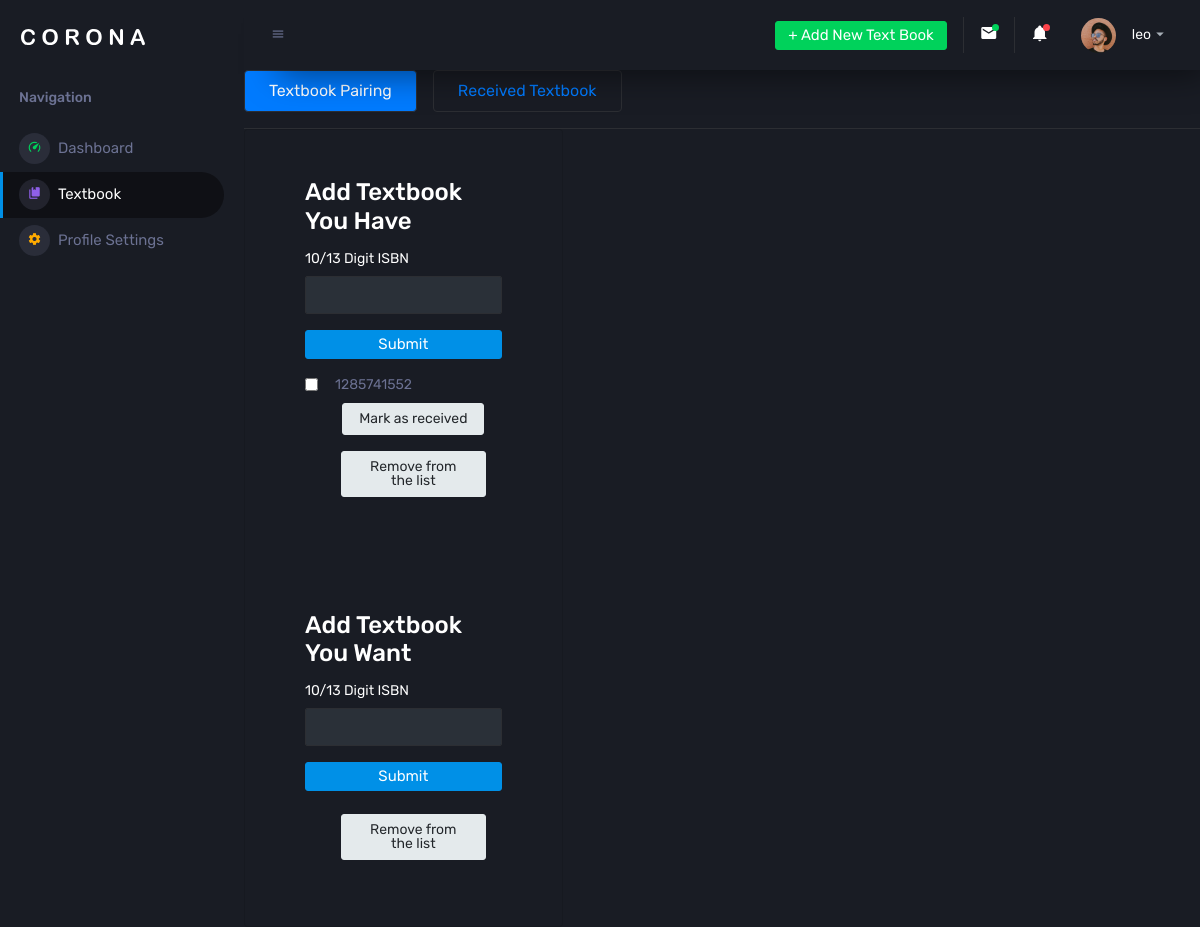
The page /textbook/ (signed in) on the database as committed earlier.
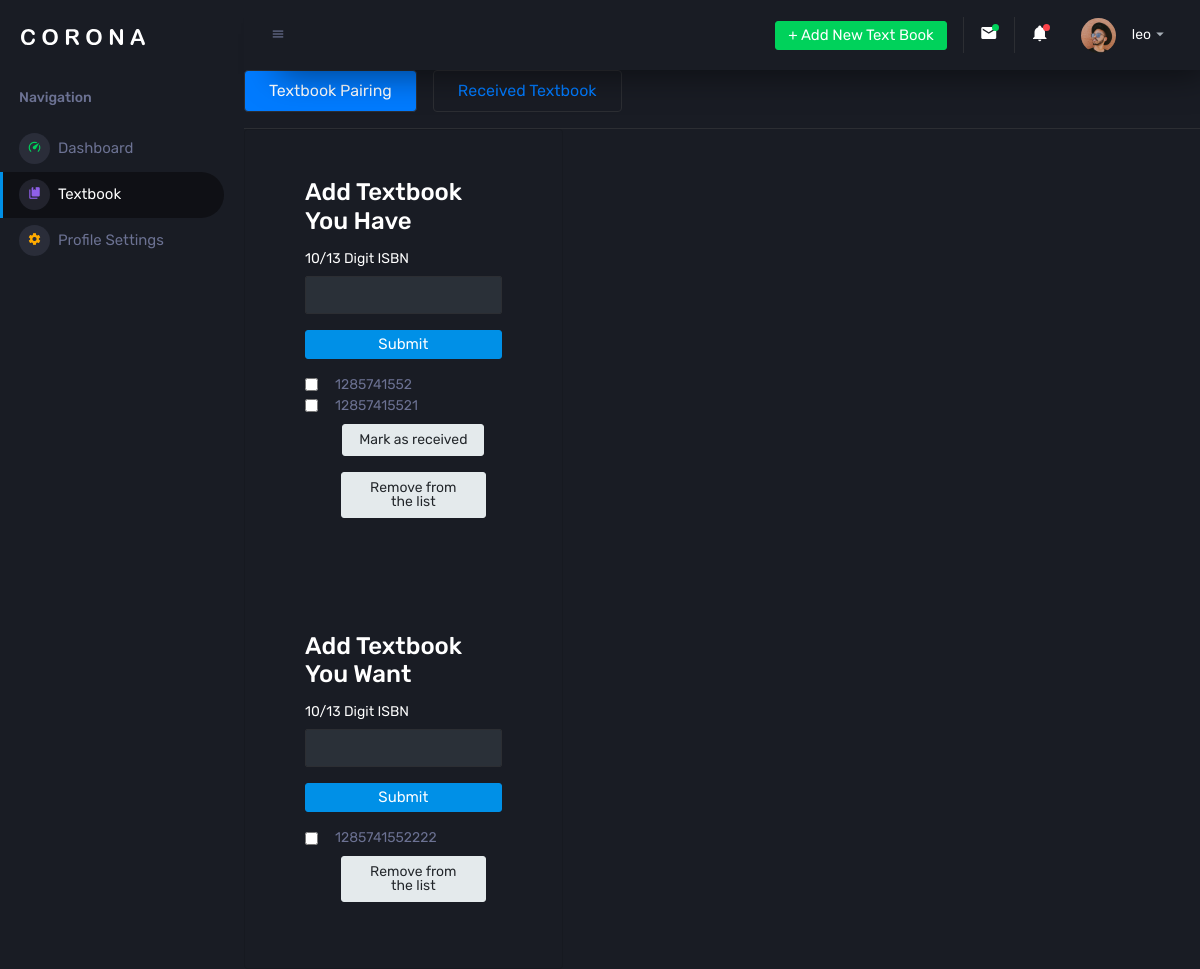
The same page on the database as committed later.
### website/models.py (models this page shows)
class User(db.Model, UserMixin):
    id = db.Column(db.Integer, primary_key=True)
    permission = db.Column(db.Integer)  # 0 = super admin, 1 = coach
    email = db.Column(db.String(100), unique=True)
    password = db.Column(db.String(100))
    user_name = db.Column(db.String(100))
    books = db.relationship('Book')

class Book(db.Model):
    id = db.Column(db.Integer, primary_key=True)
    isbn = db.Column(db.String(10000))
    owning_status = db.Column(db.Integer)
    receiving_status = db.Column(db.Integer)
    user_id = db.Column(db.Integer, db.ForeignKey('user.id'))

### website/views.py (the view, shortened to what this page needs)
@views.route('/textbook/', methods=['GET', 'POST'])
@login_required
def textbook():
    return render_template("textbook.html", user=current_user, active_page="textbook", textbook_page="pair")

### website/__init__.py (called while the page is built)
def create_app():
    app = Flask(__name__)
    app.config['SECRET_KEY'] = 'secret'
    app.config['SQLALCHEMY_DATABASE_URI'] = "sqlite:///database.db"
    db.init_app(app)
    from .models import Book, User
    create_database(app)
    from .views import views
    from .auth import auth
    app.register_blueprint(views, url_prefix='/')
    app.register_blueprint(auth, url_prefix='/')
    login_manager = LoginManager()
    login_manager.login_view = 'auth.login'
    login_manager.init_app(app)
    @login_manager.user_loader
    def load_user(id):
        return User.query.get(int(id))
    return app

### website/templates/textbook.html (shortened to what this page needs)
{% extends "base.html" %}
{% block content %}
    <ul class="nav nav-pills">
        <li class="nav-item">
            {% if textbook_page == "pair" %}
                <a class="nav-link active" aria-current="page" href="{{ url_for('views.textbook') }}">Textbook
                    Pairing</a>
            {% else %}
                <a class="nav-link" aria-current="page" href="{{ url_for('views.textbook') }}">Textbook Pairing</a>
            {% endif %}
        </li>
        <li class="nav-item">
            {% if textbook_page == "received" %}
                <a class="nav-link active" href="{{ url_for('views.textbook_received') }}">Received Textbook</a>
            {% else %}
                <a class="nav-link" href="{{ url_for('views.textbook_received') }}">Received Textbook</a>
            {% endif %}
        </li>
    </ul>
    <div class="card col-lg-4 mx-right">
        {% if textbook_page == "pair" %}
            <div class="card-body px-5 py-5">
                <h3 class="card-title text-left mb-3">Add textbook you have</h3>
                <form method="post">
                    <div class="form-group">
                        <label>10/13 Digit ISBN</label>
                        <input type="text" class="form-control p_input" pattern="^([0-9]{10}|[0-9]{13})$"
                               title="Please enter a 10/13 digit isbn number" name="isbn">
                    </div>
                    <div class="text-center">
                        <button type="submit" class="btn btn-primary btn-block enter-btn" name="textbook-user-has">
                            Submit
                        </button>
                    </div>
                </form>
                <form method="post">
                    <div class="form-check">
                        {% for book in user.books %}
                            {% if book.owning_status == 1 and book.receiving_status == 0 %}
                                <input class="form-check-input" type="checkbox" value="{{ book.id }}"
                                       name="textbook-own">
                                <label class="form-check-label" for="flexCheckDefault">
                                    {{ book.isbn }}
                                </label>
                            {% endif %}
                        {% endfor %}
                        <nav class="nav justify-content-center">
                            <a class="nav-link" href="#">
                                <button type="submit" class="nav-link btn btn-secondary btn-sm"
                                        name="mark-receive">Mark as received
                                </button>
                            </a>
                            <a class="nav-link" href="#">
                                <button type="submit" class="nav-link btn btn-secondary btn-sm"
                                        name="delete">Remove from the list
                                </button>
                            </a>
                        </nav>
                    </div>
                </form>
            </div>
            <div class="card-body px-5 py-5">
                <h3 class="card-title text-left mb-3">Add textbook you want</h3>
                <form method="post">
                    <div class="form-group">
                        <label>10/13 Digit ISBN</label>
                        <input type="text" class="form-control p_input" pattern="^([0-9]{10}|[0-9]{13})$"
                               title="Please enter a 10/13 digit isbn number" name="isbn">
                    </div>
                    <div class="text-center">
                        <button type="submit" class="btn btn-primary btn-block enter-btn" name="textbook_user_want">
                            Submit
                        </button>
                    </div>
                </form>
                <form method="post">
                    <div class="form-check">
                        {% for book in user.books %}
                            {% if book.owning_status == 0 and book.receiving_status == 0 %}
                                <input class="form-check-input" type="checkbox" value="{{ book.id }}"
                                       name="textbook-own">
                                <label class="form-check-label" for="flexCheckDefault">
                                    {{ book.isbn }}
                                </label>
                            {% endif %}
                        {% endfor %}
                        <nav class="nav justify-content-center">
                            <a class="nav-link" href="#">
                                <button type="submit" class="nav-link btn btn-secondary btn-sm"
                                        name="delete">Remove from the list
                                </button>
                            </a>
                        </nav>
                    </div>
                </form>
            </div>
        {% endif %}
    </div>
{% endblock %}

### website/templates/base.html (shortened to what this page needs)
<!DOCTYPE html>
<html lang="en">
<head>
    <link rel="stylesheet" href="{{ url_for('static', filename='css/materialdesignicons.min.css') }}">
    <link rel="stylesheet" href="{{ url_for('static', filename='css/vendor.bundle.base.css') }}">
    <link rel="stylesheet" href="{{ url_for('static', filename='css/jquery-jvectormap.css') }}">
    <link rel="stylesheet" href="{{ url_for('static', filename='css/flag-icon.min.css') }}">
    <link rel="stylesheet" href="{{ url_for('static', filename='css/owl.carousel.min.css') }}">
    <link rel="stylesheet" href="{{ url_for('static', filename='css/owl.theme.default.min.css') }}">
    <link rel="stylesheet" href="{{ url_for('static', filename='css/style.css') }}">
</head>
<body>
<div class="container-scroller">
    <nav class="sidebar sidebar-offcanvas" id="sidebar">
        <div class="sidebar-brand-wrapper d-none d-lg-flex align-items-center justify-content-center fixed-top">
            <a class="sidebar-brand brand-logo" href="{{ url_for('views.dashboard') }}"><img
                    src="{{ url_for('static', filename='images/logo.svg') }}" alt="logo"/></a>
        </div>
        <ul class="nav">
            <li class="nav-item nav-category">
                <span class="nav-link">Navigation</span>
            </li>
            {% if active_page == "dashboard" %}
            <li class="nav-item menu-items active">
            {% else %}
            <li class="nav-item menu-items">
            {% endif %}
                <a class="nav-link" href="{{ url_for('views.dashboard') }}">
              <span class="menu-icon">
                <i class="mdi mdi-speedometer"></i>
              </span>
                    <span class="menu-title">Dashboard</span>
                </a>
            </li>
            {% if active_page == "textbook" %}
            <li class="nav-item menu-items active">
            {% else %}
            <li class="nav-item menu-items">
            {% endif %}
                <a class="nav-link" href="{{ url_for('views.textbook') }}">
              <span class="menu-icon">
                <i class="mdi mdi-book-multiple"></i>
              </span>
                    <span class="menu-title">Textbook</span>
                </a>
            </li>
            {% if active_page == "setting" %}
            <li class="nav-item menu-items active">
            {% else %}
            <li class="nav-item menu-items">
            {% endif %}
                <a class="nav-link" href="{{ url_for('views.setting') }}">
              <span class="menu-icon">
                <i class="mdi mdi-settings"></i>
              </span>
                    <span class="menu-title">Profile Settings</span>
                </a>
            </li>
        </ul>
    </nav>
    <div class="container-fluid page-body-wrapper">
        <nav class="navbar p-0 fixed-top d-flex flex-row">
            <div class="navbar-menu-wrapper flex-grow d-flex align-items-stretch">
                <button class="navbar-toggler navbar-toggler align-self-center" type="button" data-toggle="minimize">
                    <span class="mdi mdi-menu"></span>
                </button>
                <ul class="navbar-nav navbar-nav-right">
                    <li class="nav-item dropdown d-none d-lg-block">
                        <a class="nav-link btn btn-success create-new-button" id="addNewTextBook" aria-expanded="false"
                           href="{{ url_for('views.textbook') }}">+ Add New Text Book</a>
                    </li>
                    <li class="nav-item dropdown border-left">
                        <a class="nav-link count-indicator dropdown-toggle" id="messageDropdown" href="#"
                           data-toggle="dropdown" aria-expanded="false">
                            <i class="mdi mdi-email"></i>
                            <span class="count bg-success"></span>
                        </a>
                    </li>
                    <li class="nav-item dropdown border-left">
                        <a class="nav-link count-indicator dropdown-toggle" id="notificationDropdown" href="#"
                           data-toggle="dropdown">
                            <i class="mdi mdi-bell"></i>
                            <span class="count bg-danger"></span>
                        </a>
                    </li>
                    <li class="nav-item dropdown">
                        <a class="nav-link" id="profileDropdown" href="#" data-toggle="dropdown">
                            <div class="navbar-profile">
                                <img class="img-xs rounded-circle"
                                     src="{{ url_for('static', filename='images/face15.jpg') }}" alt="">
                                <p class="mb-0 d-none d-sm-block navbar-profile-name">{{ user.user_name }}</p>
                                <i class="mdi mdi-menu-down d-none d-sm-block"></i>
                            </div>
                        </a>
                    </li>
                </ul>
            </div>
        </nav>
        <div class="main-panel">
            {% block content %}
            {% endblock %}
        </div>
    </div>
</div>
</body>
</html>

Rows that differ between the two databases and show on the page:
added Book: isbn "12857415521", shown under "Add Textbook You Have"
added Book: isbn "1285741552222", shown under "Add Textbook You Want"
